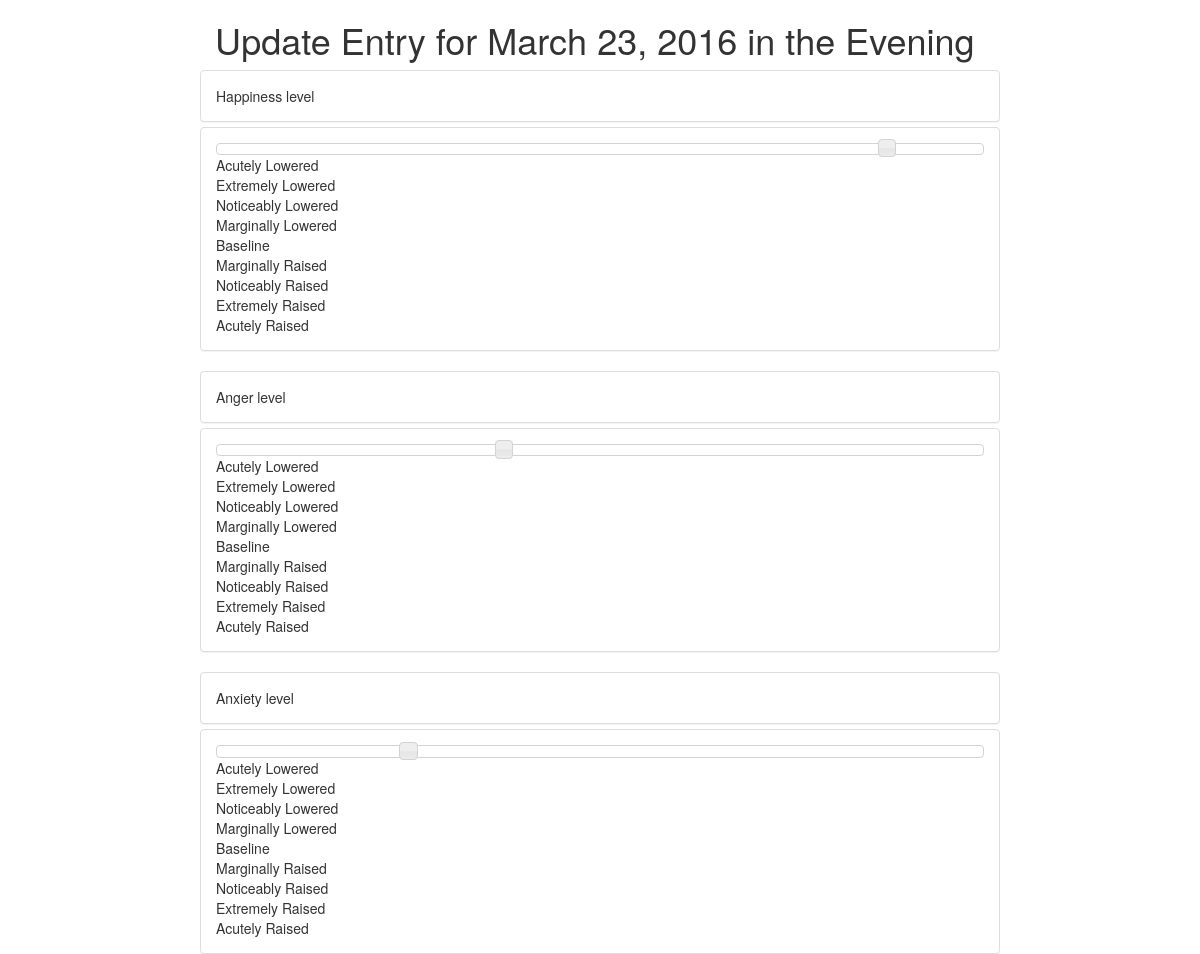
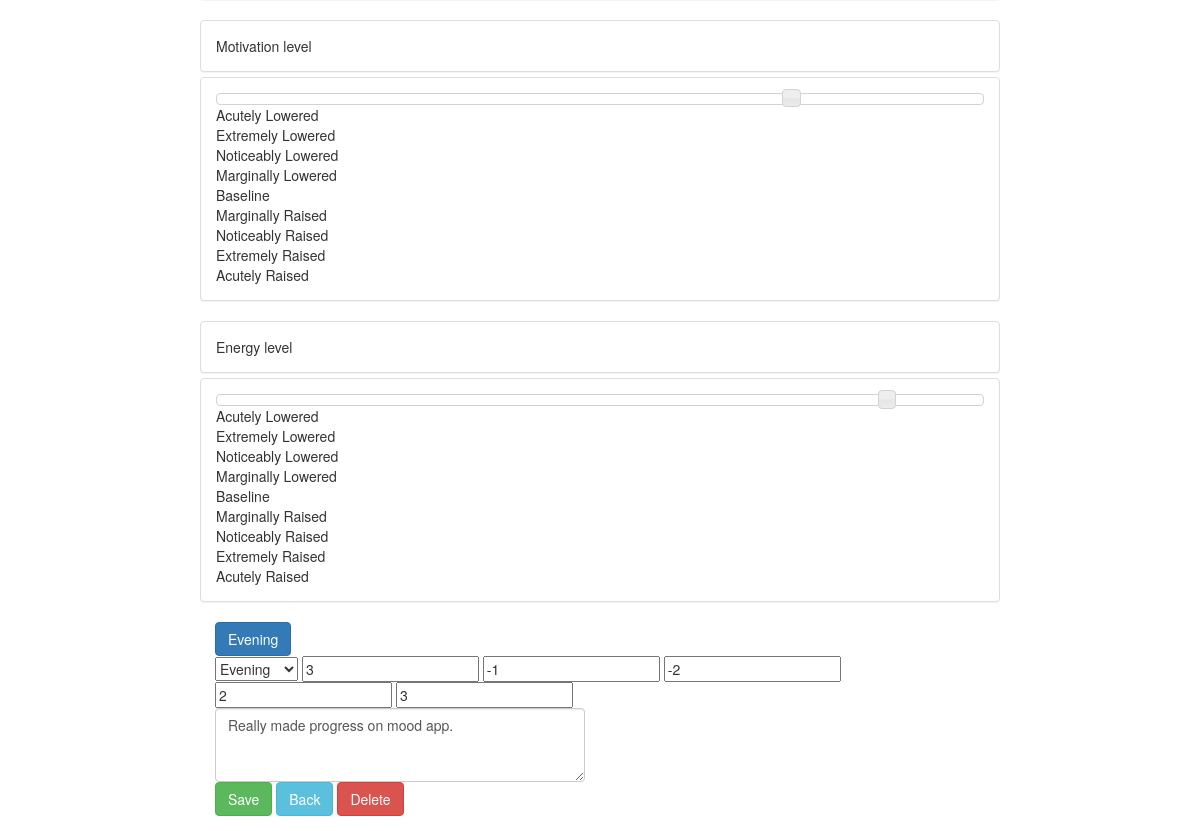
The page /entry/24/ (signed in) on the database its author committed (2 pictures, top to bottom).
### mood/models.py (models this page shows, shortened)
class Day(models.Model):
	date = models.DateField()
	profile = models.ForeignKey(Profile, on_delete=models.CASCADE)

class Entry(models.Model):
	description = models.CharField(max_length=200, null=True, blank=True)
	user = models.ForeignKey(
		settings.AUTH_USER_MODEL,
		on_delete=models.CASCADE,
        )
	tod = models.CharField(max_length=1, choices=TIME_OF_DAY_CHOICES)
	day = models.ForeignKey(Day, on_delete=models.CASCADE)
	happiness_level = models.IntegerField(choices=MOOD_RATING_CHOICES, default=0)
	anger_level = models.IntegerField(choices=MOOD_RATING_CHOICES, default=0)
	anxiety_level = models.IntegerField(choices=MOOD_RATING_CHOICES, default=0)
	energy_level = models.IntegerField(choices=MOOD_RATING_CHOICES, default=0)
	motivation_level = models.IntegerField(choices=MOOD_RATING_CHOICES, default=0)

### mood/views.py (the view)
# urls.py: url(r'^entry/(?P<pk>[0-9]+)/$', EntryUpdate.as_view(), name='entry_edit'),
class EntryUpdate(LoginRequiredMixin, UpdateView):
	model = Entry
	form_class = EntryUpdateForm
	template_name = "mood/entry_update.html"
	success_url = "/accounts/profile"
	def dispatch(self, request, *args, **kwargs):
		e = Entry.objects.get(pk=self.kwargs.get('pk'))
		if e.user_id == request.user.id:
			return super(EntryUpdate, self).dispatch(request, *args, **kwargs)
		else:
			raise Http404("Not Found")
	def get_initial(self):
		initial = super(EntryUpdate, self).get_initial()
		e = Entry.objects.get(pk=self.kwargs.get('pk'))
		initial['happiness_level'] = e.happiness_level
		initial['motivation_level']  = e.motivation_level
		initial['anger_level'] = e.anger_level
		initial['anxiety_level'] = e.anxiety_level
		initial['energy_level'] = e.energy_level
		return initial
	def get_date(self):
		d = Day.objects.get(entry__id=self.kwargs.get('pk'))
		return d.date
	def tod_display(self):
		e = Entry.objects.get(pk=self.kwargs.get('pk'))
		return e.get_tod_display()
	def tod_num(self):
		e = Entry.objects.get(pk=self.kwargs.get('pk'))
		tod = e.tod
		switch = {
			"M":0,
			"A":1,
			"E":2,
			"N":3,
		}
		return str(switch.get(tod))

### mood/forms.py
class EntryUpdateForm(forms.ModelForm):
	class Meta:
		model = Entry
		exclude = ['day','user']
	description = forms.CharField(required=False, max_length=200, widget=forms.Textarea(attrs={'class':'form-control', 'placeholder':'Add a Short Description (Optional)', 'rows':'3'}))
	tod = forms.ChoiceField(choices = TIME_OF_DAY_CHOICES, label = "Time of Day", required=True, widget=forms.Select(attrs={'class':'entry_field'}))
	happiness_level = forms.IntegerField(widget=forms.TextInput(attrs={'class':'entry_field'}))
	motivation_level = forms.IntegerField(widget=forms.TextInput(attrs={'class':'entry_field'}))
	anger_level = forms.IntegerField(widget=forms.TextInput(attrs={'class':'entry_field'}))
	anxiety_level = forms.IntegerField(widget=forms.TextInput(attrs={'class':'entry_field'}))
	energy_level = forms.IntegerField(widget=forms.TextInput(attrs={'class':'entry_field'}))

### mood/templates/mood/entry_update.html (shortened to what this page needs)
{% extends "base.html" %}
{% block extra_head %}
{% load compress %}
 {% endblock %}
{% block content %}
	<h1 class="left_margin"> Update Entry for {{ view.get_date }} in the {{ view.tod_display }} </h1>
	<form action="" method="post" role="form">{% csrf_token %}
		<div class="form-group">
			<div class="row">
				<div class="outer panel-group equal">
					<div class="panel panel-default left">
						<div class="panel-body entry_label">
							{{ form.happiness_level.label }}
						</div>
					</div>
					<div class="panel panel-default right equal">
						<div class="slider_gutter panel-body">
							<div id="slider_happiness_level">
							</div>
						{% include "mood/slider_label.html" %}
						</div>
					</div>
				</div>
				<div class="outer panel-group equal">
					<div class="panel panel-default left">
						<div class="panel-body entry_label">
							{{ form.anger_level.label }}
						</div>
					</div>
					<div class="panel panel-default right equal">
						<div class="slider_gutter panel-body">
							<div id="slider_anger_level">
							</div>
						{% include "mood/slider_label.html" %}
						</div>
					</div>
				</div>
				<div class="outer panel-group equal">
					<div class="panel panel-default left">
						<div class="panel-body entry_label">
							{{ form.anxiety_level.label }}
						</div>
					</div>
					<div class="panel panel-default right equal">
						<div class="slider_gutter panel-body">
							<div id="slider_anxiety_level">
							</div>
						{% include "mood/slider_label.html" %}
						</div>
					</div>
				</div>
				<div class="outer panel-group equal">
					<div class="panel panel-default left">
						<div class="panel-body entry_label">
							{{ form.motivation_level.label }}
						</div>
					</div>
					<div class="panel panel-default right equal">
						<div class="slider_gutter panel-body">
							<div id="slider_motivation_level">
							</div>
						{% include "mood/slider_label.html" %}
						</div>
					</div>
				</div>
				<div class="outer panel-group equal">
					<div class="panel panel-default left">
						<div class="panel-body entry_label">
							{{ form.energy_level.label }}
						</div>
					</div>
					<div class="panel panel-default right equal">
						<div class="slider_gutter panel-body">
							<div id="slider_energy_level">
							</div>
						{% include "mood/slider_label.html" %}
						</div>
					</div>
				</div>
			</div>
				<div class="row">
					<div class="dropdown entry_fields button_fill col-md-6">
						  <button class="btn btn-primary dropdown-toggle left_margin" id="tod_dropdown" type="button" data-toggle="dropdown"> </button>
					</div>
				</div>
				{{ form.tod }}
				{{ form.happiness_level }}
				{{ form.anger_level }}
				{{ form.anxiety_level }}
				{{ form.motivation_level }}
				{{ form.energy_level }}
			<div class="row">
				<div class="col-md-6 left_margin">
					{{ form.description }}
				</div>
			</div>
			<div class="row">
				<div class="col-md-6 left_margin btn_change">
					<input type="submit" value="Save" class="btn btn-success"/>
					<input type="button" value="Back" class="btn btn-info" onClick="javascript:history.go(-1);"/>
					<a class="btn btn-danger" href="{% url 'entry_delete' object.pk %}"/>Delete</a>
				</div>
			</div>
		</form>
	</div>
{% endblock %}

### rows shown on the page
Day: get_date "March 23, 2016"
Entry: tod_display "Evening", tod "Evening", happiness_level "3", anger_level "-1", anxiety_level "-2", motivation_level "2", energy_level "3", description "Really made progress on mood app."
